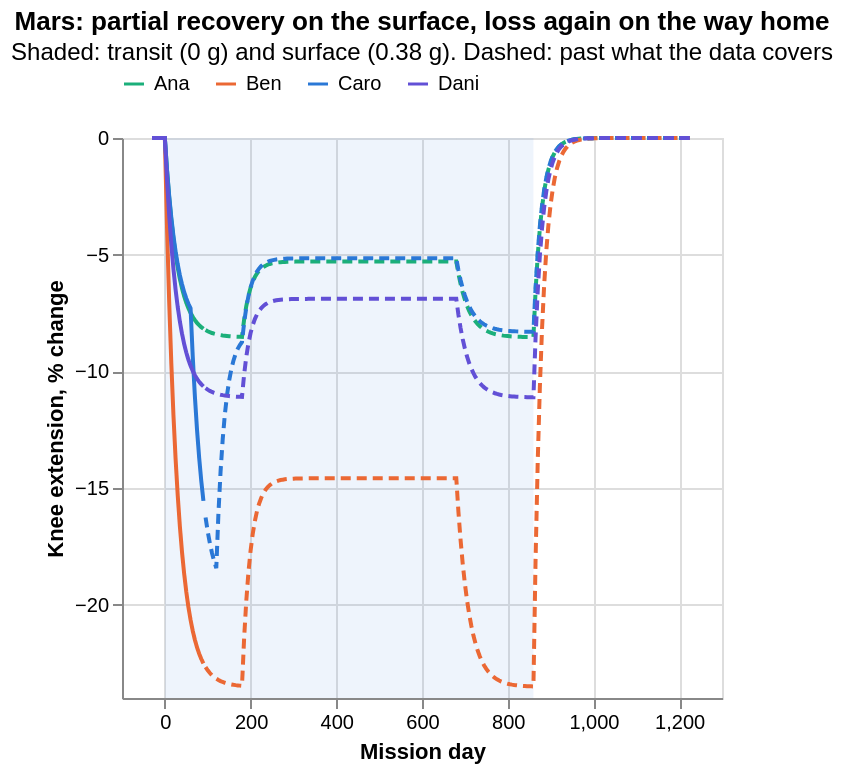

Here is the notebook cell this chart was saved with:
### Markdown cell above
## 7. A Mars mission

The same crew on the Mars preset: 180 days of transit, 500 days on the surface at 0.38 g, 180 days back. The data has nothing on partial gravity or on missions this long, so every reading from the surface on is flagged `extrapolated`. Partial gravity here scales the unloading by 1 - g, an assumption you can replace.

### Code cell
mars = gs.Mission("mars")
for c in mission.crew:
    mars.add_crew(c.id, sex=c.sex, adherence=c.adherence_plan, responder=c.responder, seed=c.seed)
mdays = np.arange(-30, 1226, 5.0)
mt = pd.DataFrame([{"crew": c.id, "day": d, "change": c.change("knee_extension_60", d),
                    "extrapolated": c.extrapolated("knee_extension_60", d)} for c in mars.crew for d in mdays])
phases = pd.DataFrame([{"phase": p.name, "start": p.start, "end": p.end} for p in mars.phases if p.gravity_g < 1])
rect = alt.Chart(phases).mark_rect(opacity=0.08, color=BLUE).encode(x="start:Q", x2="end:Q", tooltip=["phase"])
line = alt.Chart(mt).mark_line(strokeWidth=2).encode(
    x=alt.X("day:Q", title="Mission day"), y=alt.Y("change:Q", title="Knee extension, % change"),
    color=alt.Color("crew:N", scale=CREW, title=None, legend=alt.Legend(orient="top")),
    strokeDash=alt.StrokeDash("extrapolated:N", legend=None, scale=alt.Scale(domain=[False, True], range=[[1, 0], [5, 3]])),
    tooltip=["crew", "day", alt.Tooltip("change:Q", format="+.1f"), "extrapolated"])
(rect + line).properties(width="container", height=280,
    title=alt.Title("Mars: partial recovery on the surface, loss again on the way home",
                    subtitle="Shaded: transit (0 g) and surface (0.38 g). Dashed: past what the data covers"))

### Figure 1 — Vega-Lite specification as saved in the notebook (floating-point values rounded to 4 significant figures; data arrays with more than 128 entries replaced by an {"elided": "..."} marker saying what was removed)
{"$schema": "https://vega.github.io/schema/vega-lite/v5.20.1.json", "config": {"view": {"continuousHeight": 300, "continuousWidth": 300}}, "datasets": {"data-811546cdd650bbebf623b01fc1d26c00": {"elided": "1008 records"}, "data-e6b3a1fd067dfffaf9907d576140440f": [{"end": 180, "phase": "transit", "start": 0}, {"end": 680, "phase": "mars_surface", "start": 180}, {"end": 860, "phase": "transit_return", "start": 680}]}, "height": 280, "layer": [{"data": {"name": "data-e6b3a1fd067dfffaf9907d576140440f"}, "encoding": {"tooltip": [{"field": "phase", "type": "nominal"}], "x": {"field": "start", "type": "quantitative"}, "x2": {"field": "end"}}, "mark": {"color": "#2a78d6", "opacity": 0.08, "type": "rect"}}, {"data": {"name": "data-811546cdd650bbebf623b01fc1d26c00"}, "encoding": {"color": {"field": "crew", "legend": {"orient": "top"}, "scale": {"domain": ["Ana", "Ben", "Caro", "Dani"], "range": ["#1baf7a", "#eb6834", "#2a78d6", "#6250d6"]}, "title": null, "type": "nominal"}, "strokeDash": {"field": "extrapolated", "legend": null, "scale": {"domain": [false, true], "range": [[1, 0], [5, 3]]}, "type": "nominal"}, "tooltip": [{"field": "crew", "type": "nominal"}, {"field": "day", "type": "quantitative"}, {"field": "change", "format": "+.1f", "type": "quantitative"}, {"field": "extrapolated", "type": "nominal"}], "x": {"field": "day", "title": "Mission day", "type": "quantitative"}, "y": {"field": "change", "title": "Knee extension, % change", "type": "quantitative"}}, "mark": {"strokeWidth": 2, "type": "line"}}], "title": {"subtitle": "Shaded: transit (0 g) and surface (0.38 g). Dashed: past what the data covers", "text": "Mars: partial recovery on the surface, loss again on the way home"}, "width": "container"}
